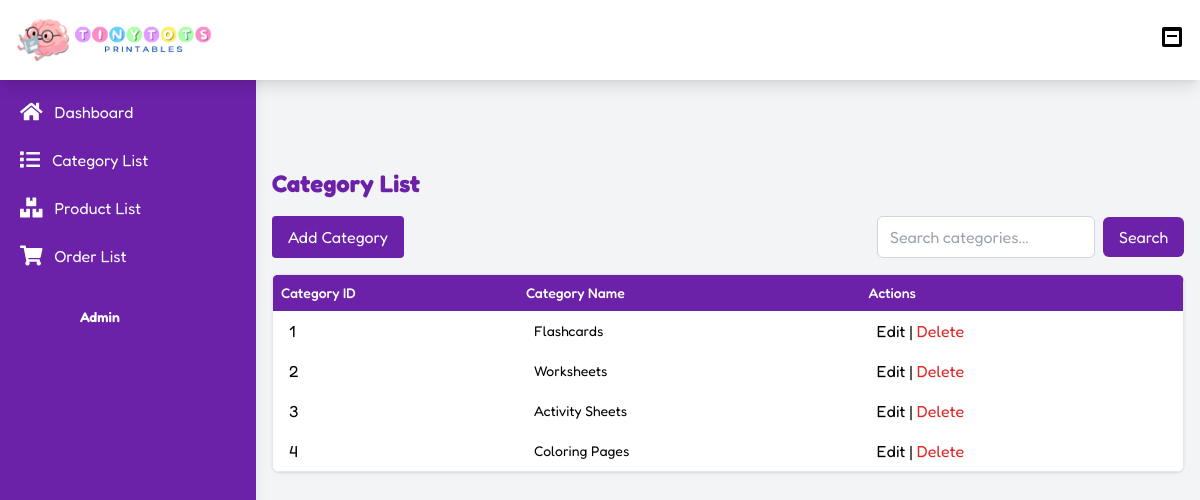
The app's page /backend/categorylist.php with its own data.
### tables this page shows
CREATE TABLE `category_list` (
  `cat_id` int(11) NOT NULL,
  `cat_name` varchar(255) NOT NULL,
  `date_added` timestamp NOT NULL DEFAULT current_timestamp()
);

### backend/categorylist.php (the view, shortened to what this page needs)
<?php
include('C:\XAMPP\htdocs\TinyTotsPrintables\database\dbconnection.php');
$search = isset($_GET['search']) ? mysqli_real_escape_string($conn, $_GET['search']) : '';
try {
    $sql = "SELECT * FROM category_list";
    $sql .= " ORDER BY cat_id";
    $stmt = $conn->prepare($sql);
    $executeResult = $stmt->execute();
    $result = $stmt->get_result();
    $category_count = $result->num_rows;
} catch (Exception $e) {
    $message = "Error: " . $e->getMessage();
    $category_count = 0;
    $result = null;
}
?>
<!DOCTYPE html>
<html lang="en">
<head>
    <link href="https://cdn.jsdelivr.net/npm/tailwindcss@2.2.16/dist/tailwind.min.css" rel="stylesheet">
</head>
<body class="bg-gray-100 ml-64">
    <div class="flex">
        <?php include 'admin_sidebar.php'; ?>
        <main class=" mt-16 p-6 w-full">
            <?php include 'admin_header.php'; ?>
            <div class="container mx-auto p-4">
                <h1 class="text-2xl font-bold mt-10 mb-4 text-purple-800">Category List</h1>
                <div class="flex flex-col sm:flex-row justify-between mb-4 space-y-2 sm:space-y-0">
                    <button id="openModalButton" class="px-4 py-2 bg-purple-800 text-white rounded hover:bg-purple-700">
                        Add Category
                    </button>
                    <form method="GET" class="flex items-center space-x-2">
                        <input
                            type="text"
                            name="search"
                            placeholder="Search categories..."
                            value="<?= htmlspecialchars($search); ?>"
                            class="px-3 py-2 border border-gray-300 rounded-md focus:outline-none focus:ring-2 focus:ring-purple-500 w-full sm:w-auto"
                        >
                        <button type="submit" class="bg-purple-800 text-white px-4 py-2 rounded-md hover:bg-purple-700">
                            Search
                        </button>
                    </form>
                </div>
                <div class="bg-white rounded-lg shadow overflow-x-auto">
                    <table class="min-w-full table-auto border-collapse border border-gray-200">
                        <thead class="bg-purple-800 text-white">
                            <tr>
                                <th class="px-2 py-2 text-left text-sm font-medium">Category ID</th>
                                <th class="px-2 py-2 text-left text-sm font-medium">Category Name</th>
                                <th class="px-2 py-2 text-left text-sm font-medium">Actions</th>
                            </tr>
                        </thead>
                        <tbody>
                            <?php
                            if ($category_count > 0):
                                $result->data_seek(0);
                                while ($row = $result->fetch_assoc()) {
                                    echo "<tr class='hover:bg-gray-100'>";
                                    echo "<td class='px-4 py-2 text- sm text-black'>" . htmlspecialchars($row['cat_id']) . "</td>";
                                    echo "<td class='px-4 py-2 text-sm text-black'>" . htmlspecialchars($row['cat_name']) . "</td>";
                                    echo "<td class='px-4 py-2'>
                                            <button class='text-black hover:underline' onclick='openEditModal({$row['cat_id']}, \"" . htmlspecialchars($row['cat_name']) . "\")'>Edit</button> |
                                            <button class='text-red-600 hover:underline' onclick='openDeleteModal({$row['cat_id']})'>Delete</button>
                                          </td>";
                                    echo "</tr>";
                                }
                            else:
                                echo "<tr><td colspan='3' class='px-4 py-2 text-center text-black'>No categories found.</td></tr>";
                            endif;
                            ?>
                        </tbody>
                    </table>
                </div>
            </div>
</body>
</html>

### backend/categorylist.php (style rules this page uses)
body { font-family: 'Fredoka', sans-serif; }

### backend/admin_header.php (style rules this page uses)
body { font-family: 'Fredoka', sans-serif; }

### records on screen
category_list: cat_id "1", cat_name "Flashcards"
category_list: cat_id "2", cat_name "Worksheets"
category_list: cat_id "3", cat_name "Activity Sheets"
category_list: cat_id "4", cat_name "Coloring Pages"
